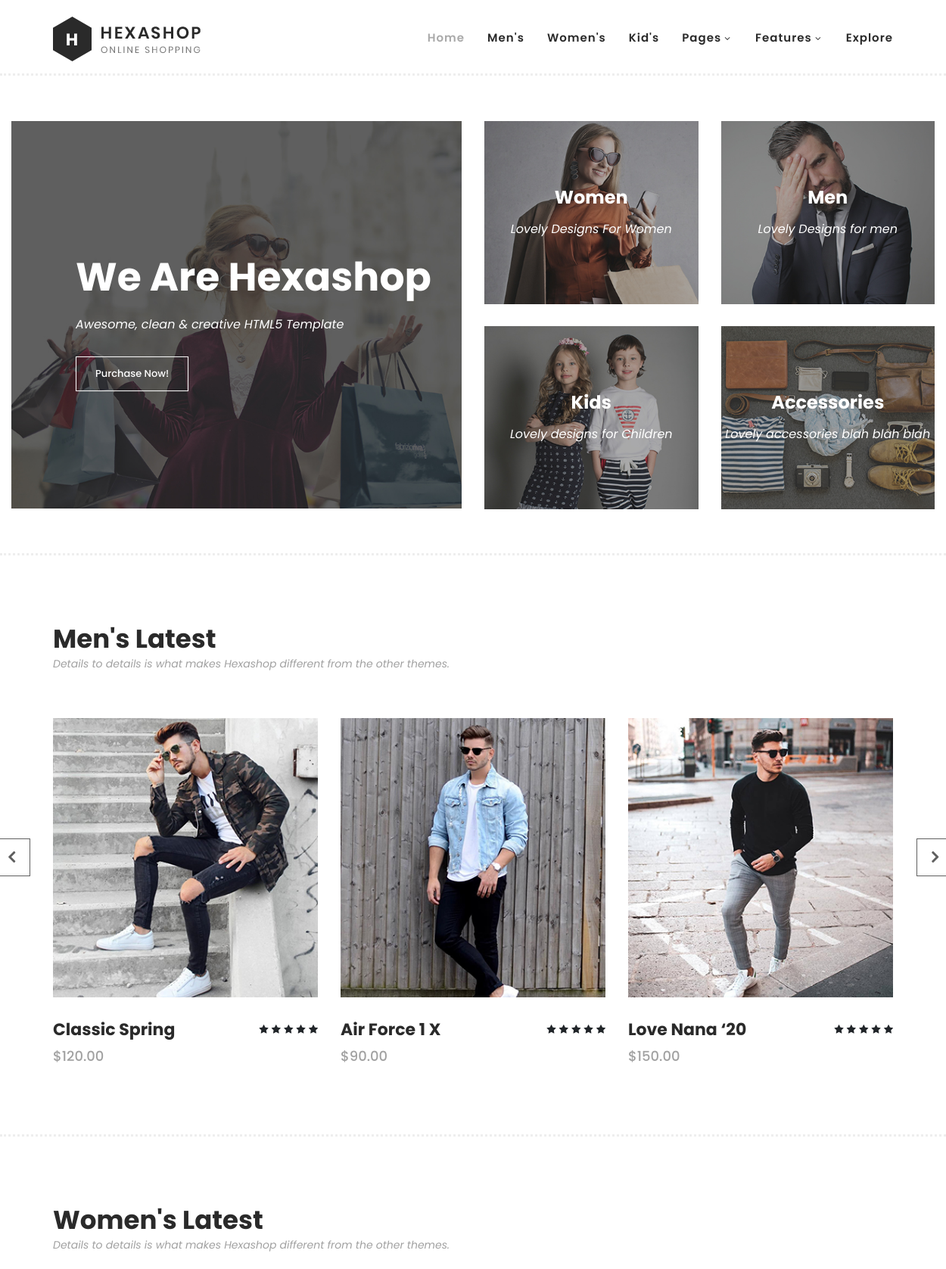
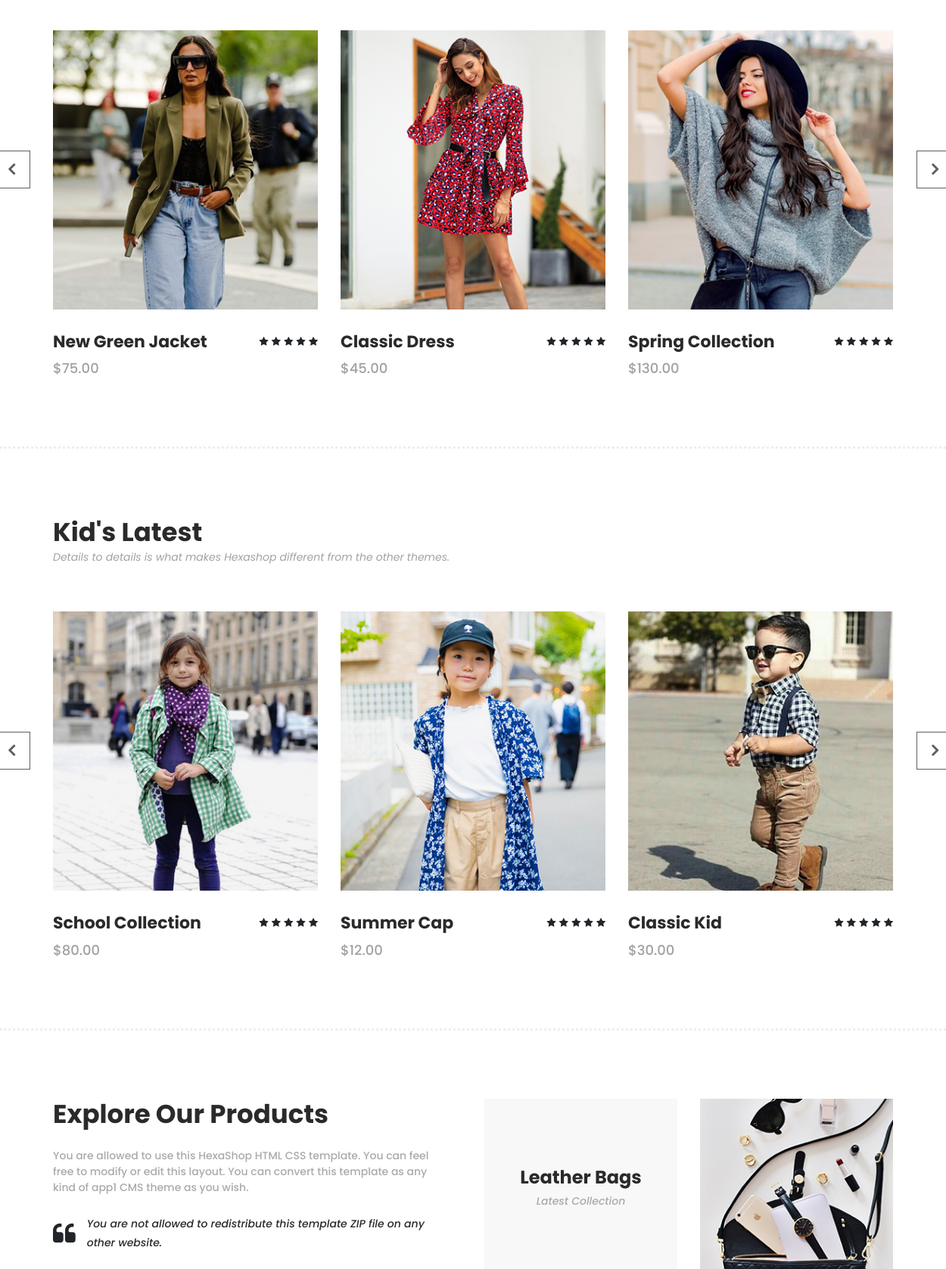
The page / (upper part) on the database its author committed (2 pictures, top to bottom).
### app1/models.py (models this page shows, shortened)
class Category(models.Model):
    name = models.CharField(max_length=100)
    description = models.TextField()
    images = models.ImageField(upload_to="category_images")
    class Meta:
     verbose_name_plural = "Categories"

### app1/views.py (the view)
# urls.py: path("",home_page,name="home")
def home_page(request):
    all_categories = Category.objects.all()
    context = {
       "all_categories" : all_categories
    }
    return render(request, "app1/index2.html", context)

### app1/templates/app1/index2.html (shortened to what this page needs)
{% load static %}
    <!DOCTYPE html>
<html lang="en">
  <head>
    <link rel="stylesheet" type="text/css" href="{% static 'app1/assets/css/bootstrap.min.css' %}">
    <link rel="stylesheet" type="text/css" href="{% static 'app1/assets/css/font-awesome.css' %}">
    <link rel="stylesheet" href="{% static 'app1/assets/css/templatemo-hexashop.css' %}">
    <link rel="stylesheet" href="{% static 'app1/assets/css/owl-carousel.css' %}">
    <link rel="stylesheet" href="{% static 'app1/assets/css/lightbox.css' %}">
    </head>
    <body>
    <header class="header-area header-sticky">
        <div class="container">
            <div class="row">
                <div class="col-12">
                    <nav class="main-nav">
                        <a href="" class="logo">
                            <img src="{% static 'app1/assets/images/logo.png' %}">
                        </a>
                        <ul class="nav">
                            <li class="scroll-to-section"><a href="#top" class="active">Home</a></li>
                            <li class="scroll-to-section"><a href="#men">Men's</a></li>
                            <li class="scroll-to-section"><a href="#women">Women's</a></li>
                            <li class="scroll-to-section"><a href="#kids">Kid's</a></li>
                            <li class="submenu">
                                <a href="javascript:;">Pages</a>
                            </li>
                            <li class="submenu">
                                <a href="javascript:;">Features</a>
                            </li>
                            <li class="scroll-to-section"><a href="">Explore</a></li>
                        </ul>
                    </nav>
                </div>
            </div>
        </div>
    </header>
    <div class="main-banner" id="top">
        <div class="container-fluid">
            <div class="row">
                <div class="col-lg-6">
                    <div class="left-content">
                        <div class="thumb">
                            <div class="inner-content">
                                <h4>We Are Hexashop</h4>
                                <span>Awesome, clean &amp; creative HTML5 Template</span>
                                <div class="main-border-button">
                                    <a href="#">Purchase Now!</a>
                                </div>
                            </div>
                            <img src="{% static 'app1/assets/images/left-banner-image.jpg' %}" alt="">
                        </div>
                    </div>
                </div>
                <div class="col-lg-6">
                    <div class="right-content">
                        <div class="row">
                            {% for category in all_categories %}
                            <div class="col-lg-6">
                                <div class="right-first-image">
                                    <div class="thumb">
                                        <div class="inner-content">
                                            <h4>{{ category.name }}</h4>
                                            <span>{{ category.description }}</span>
                                        </div>
                                        <img src="{{ category.images.url}}">
                                    </div>
                                </div>
                            </div>
                            {% endfor %}
                        </div>
                    </div>
                </div>
            </div>
        </div>
    </div>
    <section class="section" id="men">
        <div class="container">
            <div class="row">
                <div class="col-lg-6">
                    <div class="section-heading">
                        <h2>Men's Latest</h2>
                        <span>Details to details is what makes Hexashop different from the other themes.</span>
                    </div>
                </div>
            </div>
        </div>
        <div class="container">
            <div class="row">
                <div class="col-lg-12">
                    <div class="men-item-carousel">
                        <div class="owl-men-item owl-carousel">
                            <div class="item">
                                <div class="thumb">
                                    <img src="{% static 'app1/assets/images/men-01.jpg' %}" alt="">
                                </div>
                                <div class="down-content">
                                    <h4>Classic Spring</h4>
                                    <span>$120.00</span>
                                    <ul class="stars">
                                        <li><i class="fa fa-star"></i></li>
                                        <li><i class="fa fa-star"></i></li>
                                        <li><i class="fa fa-star"></i></li>
                                        <li><i class="fa fa-star"></i></li>
                                        <li><i class="fa fa-star"></i></li>
                                    </ul>
                                </div>
                            </div>
                            <div class="item">
                                <div class="thumb">
                                    <img src="{% static 'app1/assets/images/men-02.jpg' %}" alt="">
                                </div>
                                <div class="down-content">
                                    <h4>Air Force 1 X</h4>
                                    <span>$90.00</span>
                                    <ul class="stars">
                                        <li><i class="fa fa-star"></i></li>
                                        <li><i class="fa fa-star"></i></li>
                                        <li><i class="fa fa-star"></i></li>
                                        <li><i class="fa fa-star"></i></li>
                                        <li><i class="fa fa-star"></i></li>
                                    </ul>
                                </div>
                            </div>
                            <div class="item">
                                <div class="thumb">
                                    <img src="{% static 'app1/assets/images/men-03.jpg' %}" alt="">
                                </div>
                                <div class="down-content">
                                    <h4>Love Nana ‘20</h4>
                                    <span>$150.00</span>
                                    <ul class="stars">
                                        <li><i class="fa fa-star"></i></li>
                                        <li><i class="fa fa-star"></i></li>
                                        <li><i class="fa fa-star"></i></li>
                                        <li><i class="fa fa-star"></i></li>
                                        <li><i class="fa fa-star"></i></li>
                                    </ul>
                                </div>
                            </div>
                        </div>
                    </div>
                </div>
            </div>
        </div>
    </section>
    <section class="section" id="women">
        <div class="container">
            <div class="row">
                <div class="col-lg-6">
                    <div class="section-heading">
                        <h2>Women's Latest</h2>
                        <span>Details to details is what makes Hexashop different from the other themes.</span>
                    </div>
                </div>
            </div>
        </div>
        <div class="container">
            <div class="row">
                <div class="col-lg-12">
                    <div class="women-item-carousel">
                        <div class="owl-women-item owl-carousel">
                            <div class="item">
                                <div class="thumb">
                                    <img src="{% static 'app1/assets/images/women-01.jpg' %}" alt="">
                                </div>
                                <div class="down-content">
                                    <h4>New Green Jacket</h4>
                                    <span>$75.00</span>
                                    <ul class="stars">
                                        <li><i class="fa fa-star"></i></li>
                                        <li><i class="fa fa-star"></i></li>
                                        <li><i class="fa fa-star"></i></li>
                                        <li><i class="fa fa-star"></i></li>
                                        <li><i class="fa fa-star"></i></li>
                                    </ul>
                                </div>
                            </div>
                            <div class="item">
                                <div class="thumb">
                                    <img src="{% static 'app1/assets/images/women-02.jpg' %}" alt="">
                                </div>
                                <div class="down-content">
                                    <h4>Classic Dress</h4>
                                    <span>$45.00</span>
                                    <ul class="stars">
                                        <li><i class="fa fa-star"></i></li>
                                        <li><i class="fa fa-star"></i></li>
                                        <li><i class="fa fa-star"></i></li>
                                        <li><i class="fa fa-star"></i></li>
                                        <li><i class="fa fa-star"></i></li>
                                    </ul>
                                </div>
                            </div>
                            <div class="item">
                                <div class="thumb">
                                    <img src="{% static 'app1/assets/images/women-03.jpg' %}" alt="">
                                </div>
                                <div class="down-content">
                                    <h4>Spring Collection</h4>
                                    <span>$130.00</span>
                                    <ul class="stars">
                                        <li><i class="fa fa-star"></i></li>
                                        <li><i class="fa fa-star"></i></li>
                                        <li><i class="fa fa-star"></i></li>
                                        <li><i class="fa fa-star"></i></li>
                                        <li><i class="fa fa-star"></i></li>
                                    </ul>
                                </div>
                            </div>
                        </div>
                    </div>
                </div>
            </div>
        </div>
    </section>
    <section class="section" id="kids">
        <div class="container">
            <div class="row">
                <div class="col-lg-6">
                    <div class="section-heading">
                        <h2>Kid's Latest</h2>
                        <span>Details to details is what makes Hexashop different from the other themes.</span>
                    </div>
                </div>
            </div>
        </div>
        <div class="container">
            <div class="row">
                <div class="col-lg-12">
                    <div class="kid-item-carousel">
                        <div class="owl-kid-item owl-carousel">
                            <div class="item">
                                <div class="thumb">
                                    <img src="{% static 'app1/assets/images/kid-01.jpg' %}" alt="">
                                </div>
                                <div class="down-content">
                                    <h4>School Collection</h4>
                                    <span>$80.00</span>
                                    <ul class="stars">
                                        <li><i class="fa fa-star"></i></li>
                                        <li><i class="fa fa-star"></i></li>
                                        <li><i class="fa fa-star"></i></li>
                                        <li><i class="fa fa-star"></i></li>
                                        <li><i class="fa fa-star"></i></li>
                                    </ul>
                                </div>
                            </div>
                            <div class="item">
                                <div class="thumb">
                                    <img src="{% static 'app1/assets/images/kid-02.jpg' %}" alt="">
                                </div>
                                <div class="down-content">
                                    <h4>Summer Cap</h4>
                                    <span>$12.00</span>
                                    <ul class="stars">
                                        <li><i class="fa fa-star"></i></li>
                                        <li><i class="fa fa-star"></i></li>
                                        <li><i class="fa fa-star"></i></li>
                                        <li><i class="fa fa-star"></i></li>
                                        <li><i class="fa fa-star"></i></li>
                                    </ul>
                                </div>
                            </div>
                            <div class="item">
                                <div class="thumb">
                                    <img src="{% static 'app1/assets/images/kid-03.jpg' %}" alt="">
                                </div>
                                <div class="down-content">
                                    <h4>Classic Kid</h4>
                                    <span>$30.00</span>
                                    <ul class="stars">
                                        <li><i class="fa fa-star"></i></li>
                                        <li><i class="fa fa-star"></i></li>
                                        <li><i class="fa fa-star"></i></li>
                                        <li><i class="fa fa-star"></i></li>
                                        <li><i class="fa fa-star"></i></li>
                                    </ul>
                                </div>
                            </div>
                        </div>
                    </div>
                </div>
            </div>
        </div>
    </section>
    <section class="section" id="explore">
        <div class="container">
            <div class="row">
                <div class="col-lg-6">
                    <div class="left-content">
                        <h2>Explore Our Products</h2>
                        <span>You are allowed to use this HexaShop HTML CSS template. You can feel free to modify or edit this layout. You can convert this template as any kind of app1 CMS theme as you wish.</span>
                        <div class="quote">
                            <i class="fa fa-quote-left"></i><p>You are not allowed to redistribute this template ZIP file on any other website.</p>
                        </div>
                    </div>
                </div>
                <div class="col-lg-6">
                    <div class="right-content">
                        <div class="row">
                            <div class="col-lg-6">
                                <div class="leather">
                                    <h4>Leather Bags</h4>
                                    <span>Latest Collection</span>
                                </div>
                            </div>
                            <div class="col-lg-6">
                                <div class="first-image">
                                    <img src="{% static 'app1/assets/images/explore-image-01.jpg' %}" alt="">
                                </div>
                            </div>
                        </div>
                    </div>
                </div>
            </div>
        </div>
    </section>
  </body>
</html>

### rows shown on the page
Category: name "Women", description "Lovely Designs For Women", images (picture)
Category: name "Men", description "Lovely Designs for men", images (picture)
Category: name "Kids", description "Lovely designs for Children", images (picture)
Category: name "Accessories", description "Lovely accessories blah blah blah", images (picture)
